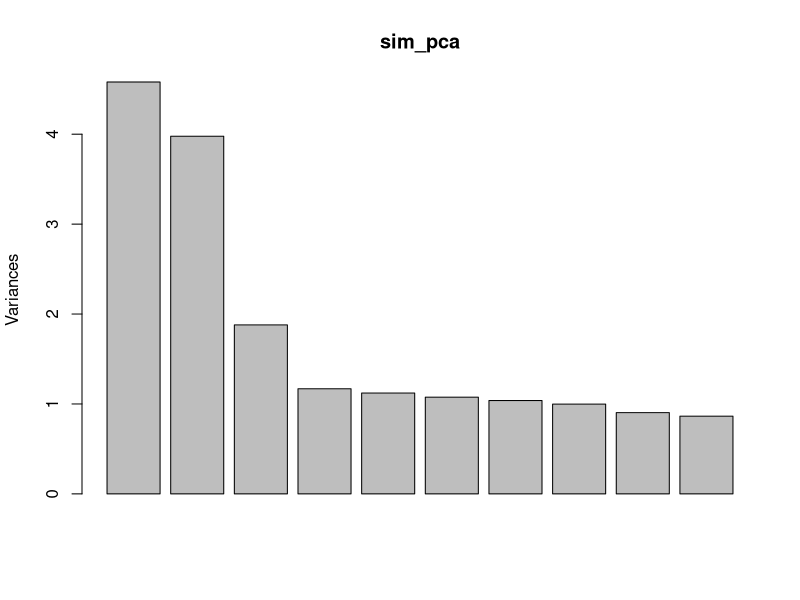
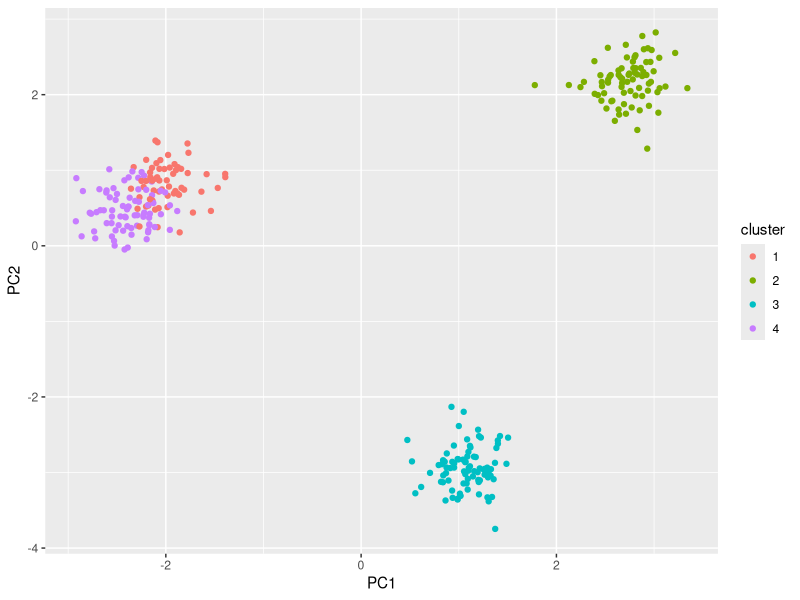

R code for these plots, in order: (Note: this script raises an error after producing the figures.)
# script to simulate data
# K groups with roughly equal sample sizes
# generate 20 variables
# var 1-10 are allowed to have large group differences, small sds
# var 11-20 have small group differences, large sds

library(ggplot2)
library(reshape2)
library(RColorBrewer)

# working directory
wd = "H:/NearLab/PhenoDelimit/example"

# how many clusters to generate?
true_clust = 4
# how many samples total?
samples = 300
# how many variables to generate?
nVar = 20
# small variable sd values
var_sd_min_small = 0.5
var_sd_max_small = 1
# large variable sd values
var_sd_min_large = 3
var_sd_max_large = 10
# large range of variable mean values
var_mean_min_large = 5
var_mean_max_large = 30
# small range of variable mean values
var_mean_min_small = 18
var_mean_max_small = 22

# generate variable normal distribution means
temp_small <- list()
temp_large <- list()
for(i in 1:true_clust){
  temp_large[[i]] <- runif(10, var_mean_min_large, var_mean_max_large) # choose random value from uniform distribution between var_mean_min and var_mean_max
}
for(i in 1:true_clust){
  temp_small[[i]] <- runif(10, var_mean_min_small, var_mean_max_small) # choose random value from uniform distribution between var_mean_min and var_mean_max
}
var_means_small <- as.data.frame(do.call(rbind, temp_small))
var_means_large <- as.data.frame(do.call(rbind, temp_large))

var_means <- cbind(var_means_large, var_means_small)

# generate variable normal distribution standard deviations, use same sd for each variable
var_sds <- c(runif(10, var_sd_min_small, var_sd_max_small), runif(10, var_sd_min_large, var_sd_max_large))  # choose random value from uniform distribution between var_sd_min and var_sd_max

# generate draws from normal distribution for each sample
sim_data <- data.frame()
# for each sample
for(i in 1:samples){
  sim_clust = sample(1:true_clust, 1) # choose a random cluster
  sim_data[i,1] <- sim_clust
  for(j in 1:nVar){
    sim_data[i,j+1] <-rnorm(1, mean=var_means[sim_clust,j], sd=var_sds[j]) # generate draw from normal distribution of approporate cluster
  }
}
colnames(sim_data) <- c("cluster", paste("var", c(1:nVar), sep=""))


# basic PCA of simulated data, show PC1 and PC2
sim_pca <- prcomp(sim_data[,2:(nVar+1)], center=TRUE, scale=TRUE)
screeplot(sim_pca)
plot_data <- cbind(cluster=as.factor(sim_data$cluster), as.data.frame(sim_pca$x))
p <- ggplot(data=plot_data, aes(x=PC1, y=PC2, color=cluster)) +
  geom_point()
p

# write simulated data to file
setwd(wd)
write.table(sim_data[,2:(nVar+1)], file = "sim_data.txt", quote=FALSE, row.names = FALSE)

# create a few "delimitation models" to test
# ONLY WORKS FOR true_clust=4

# merge clusters 1 + 2 (3 groups total)
m3 <- replace(sim_data$cluster, sim_data$cluster == 1, 2)
# merge clusters 1 + 2 and 3 + 4 (2 groups total)
m2 <- replace(m3, m3==4, 3)
# randomly split cluster 4 into 2 clusters (5 groups total)
m4 <- sim_data$cluster
m4[sample(which(sim_data$cluster == 4), length(which(sim_data$cluster == 4))/2)] <- 5
# randomly take samples from clusters 3 and 4 and create a new cluster (5 groups total)
m5 <- sim_data$cluster
matches <- which(sim_data$cluster == 4 | sim_data$cluster == 3)
m5[sample(matches, length(matches)/2)] <- 5
# keep 4 clusters but randomize cluster assignment (4 groups total)
m6 = sample(sim_data$cluster)

# combine all models and write to file
models <- as.data.frame(cbind(m1=sim_data$cluster, m2=m2, m3=m3, m4=m4, m5=m5, m6=m6))
setwd(wd)
write.table(models, file = "sim_models.txt", quote=FALSE, row.names = FALSE)

# read data if already created
setwd(wd)
sim_data <- read.table(file = "sim_data.txt", header=TRUE)
sim_data$grp <- as.factor(read.table(file = "sim_models.txt", header=TRUE)[,1])

sim_data_melt <- melt(sim_data, id.vars = "grp")

# boxplot of all variables
p <- ggplot(sim_data_melt, aes(x=grp, y=value, group=grp)) +
  geom_boxplot(aes(fill=grp)) +
  scale_fill_manual(values = brewer.pal(n = 5, name = "Set1"), name="Group") +
  facet_wrap(~ variable, nrow=2, ncol=10) +
  theme_light()

png(filename = "sim_data_boxplots.png", width=10, height=6, units = "in", res = 300)
p
dev.off()
